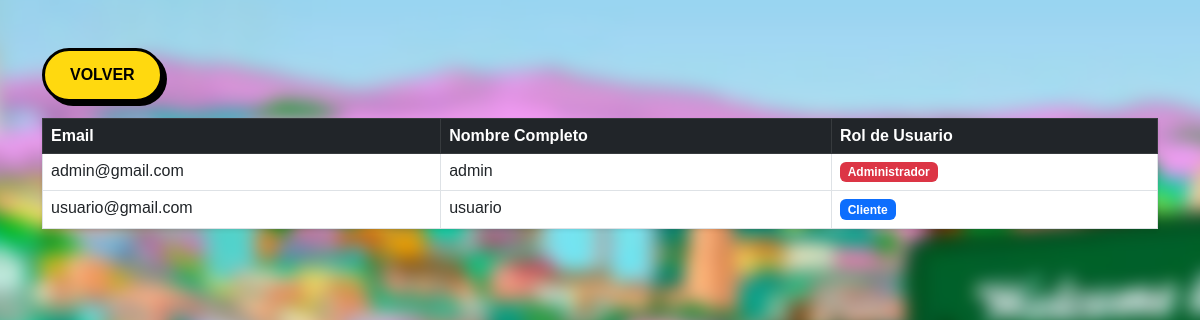
/user_panel/, run on the app's committed database.
### app/models.py (models this page shows)
class Usuario(AbstractBaseUser, PermissionsMixin):
    ROLES = (
        ('admin', 'Administrador'),
        ('cliente', 'Cliente'),
    )
    email = models.EmailField(unique=True)
    nombre = models.CharField(max_length=100)
    rol = models.CharField(max_length=20, choices=ROLES)
    is_active = models.BooleanField(default=True)
    is_staff = models.BooleanField(default=False)
    objects = UsuarioManager()
    USERNAME_FIELD = 'email'
    REQUIRED_FIELDS = ['nombre', 'rol']

### app/views.py (the view)
# urls.py: path('user_panel/', views.user_panel, name='user_panel'),
def user_panel(request):
    usuarios = Usuario.objects.all()
    return render(request, 'user_panel.html', {'usuarios': usuarios})

### templates/user_panel.html (shortened to what this page needs)
<link href="https://cdn.jsdelivr.net/npm/bootstrap@5.3.0/dist/css/bootstrap.min.css" rel="stylesheet">
{% load static %}
<link rel="stylesheet" href="{% static 'css/global.css' %}">
<div class="container mt-5">
    <a href="{% url 'gestion' %}" class="btn-simpson mb-3">Volver</a>
    <table class="table table-bordered shadow-sm">
        <thead class="table-dark">
            <tr>
                <th>Email</th>
                <th>Nombre Completo</th>
                <th>Rol de Usuario</th>
            </tr>
        </thead>
        <tbody>
            {% for u in usuarios %}
            <tr>
                <td>{{ u.email }}</td>
                <td>{{ u.nombre }}</td>
                <td>
                    {% if u.rol == 'admin' %}
                        <span class="badge bg-danger">Administrador</span>
                    {% else %}
                        <span class="badge bg-primary">Cliente</span>
                    {% endif %}
                </td>
            </tr>
            {% empty %}
            <tr>
                <td colspan="3" class="text-center">No hay ciudadanos registrados en SQLite.</td>
            </tr>
            {% endfor %}
        </tbody>
    </table>
</div>

### app/static/css/global.css (style rules this page uses)
.btn-simpson { background-color: #FFD90F; color: #000; font-weight: 900; text-transform: uppercase; text-decoration: none; padding: 12px 25px; border: 3px solid #000; border-radius: 50px; box-shadow: 4px 4px 0px #000; transition: all 0.2s ease; flex: 1 1 150px; max-width: 250px; text-align: center; display: inline-block; }

### data on the page
Usuario: email "admin@gmail.com", nombre "admin", rol "Administrador"
Usuario: email "usuario@gmail.com", nombre "usuario", rol "Cliente"
